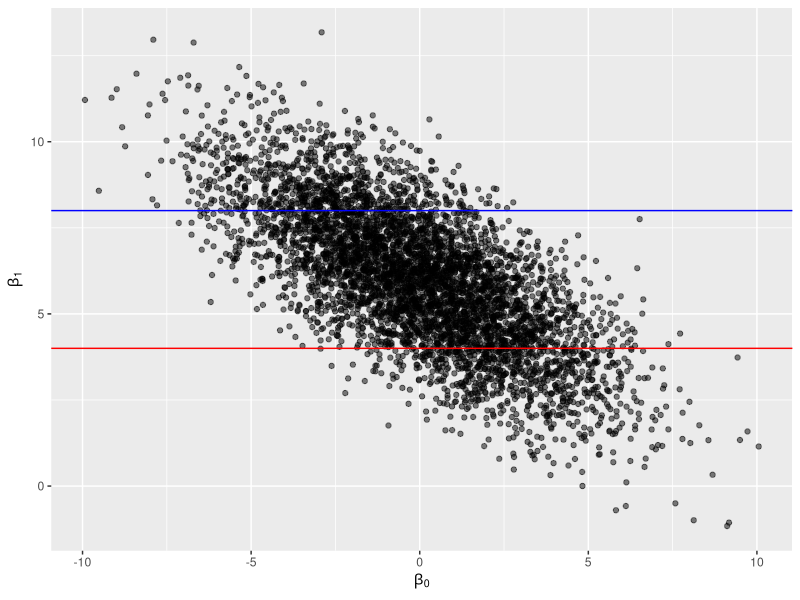
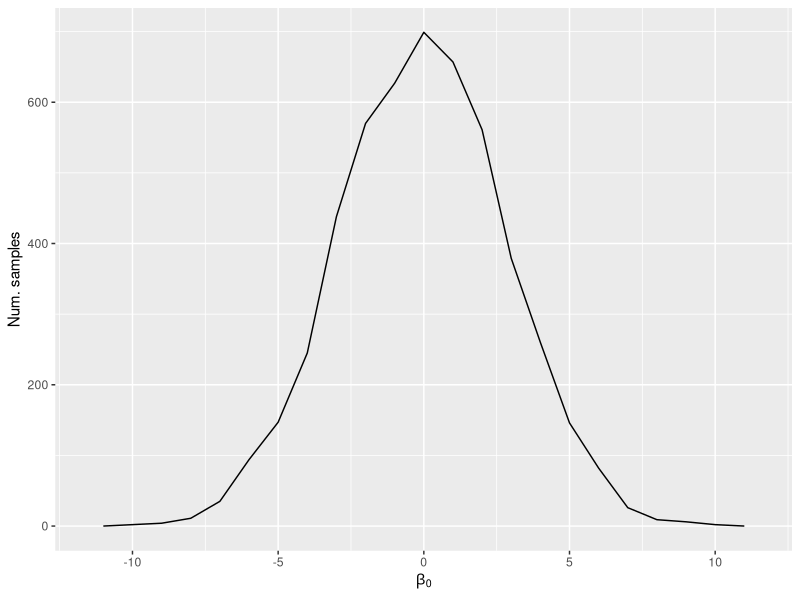
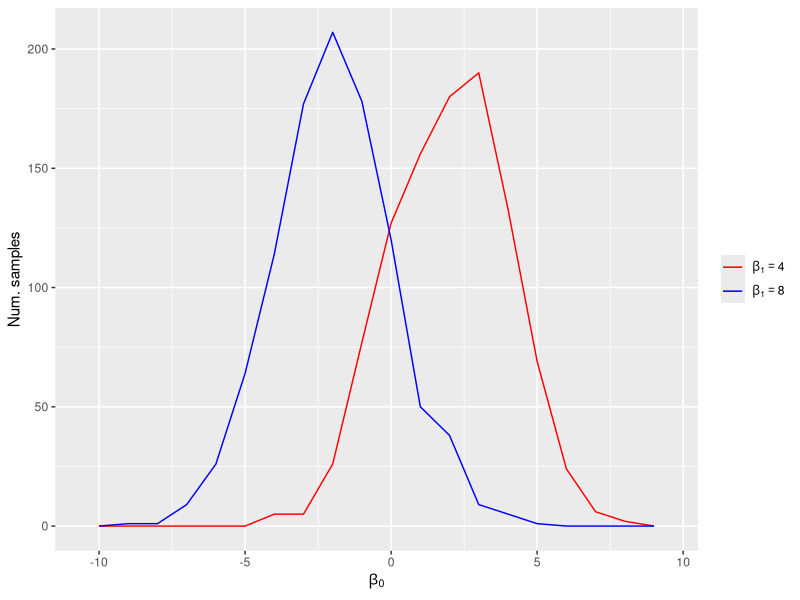

Write the R code that produced these figures, in order.
## ---- chunk 1
# This code block sets up the r session when the page is rendered to html
# include = FALSE means that it will not be included in the html document

# Write every code block to the html document 
knitr::opts_chunk$set(echo = TRUE)

# Write the results of every code block to the html document 
knitr::opts_chunk$set(eval = TRUE)

# Define the directory where images generated by knit will be saved
knitr::opts_chunk$set(fig.path = "images/05-A/")

# Set the web address where R will look for files from this repository
# Do not change this address
repo_url <- "https://raw.githubusercontent.com/fukamilab/BIO202/master/"
## ---- chunk 2
library(ggplot2)

# Make fake random sample of parameters:
beta1 <- rnorm(5000, 6, 2)
beta0 <- 6 - beta1 + rnorm(5000, 0, 2)
beta <- data.frame(beta0, beta1)

# Plot joint posterior
ggplot(beta, aes(x = beta0, y = beta1)) + 
  geom_point(alpha = 0.5) + 
  geom_hline(yintercept = 4, color = 'red') +
  geom_hline(yintercept = 8, color = 'blue') +
  labs(x = expression(beta[0]), 
       y = expression(beta[1])
  )

## ---- chunk 3
ggplot(beta, aes(x = beta0)) +
  geom_freqpoly(binwidth = 1) + 
  labs(x = expression(beta[0]),
       y = "Num. samples")

## ---- chunk 4
library(tidyr)

beta0_4 <- 6 - 4 + rnorm(1000, 0, 2)
beta0_8 <- 6 - 8 + rnorm(1000, 0, 2)
beta_cond <- data.frame(beta0_4, beta0_8)

beta_long <- beta_cond %>%
  gather(key = "parm_cond", value = "value")

ggplot(beta_long, aes(x = value, color = parm_cond)) +
  geom_freqpoly(binwidth = 1) + 
  scale_color_manual(values = c("red", "blue"), labels = expression(beta[1]==4, beta[1]==8)) + 
  labs(x = expression(beta[0]),
       y = "Num. samples",
       color = NULL)

